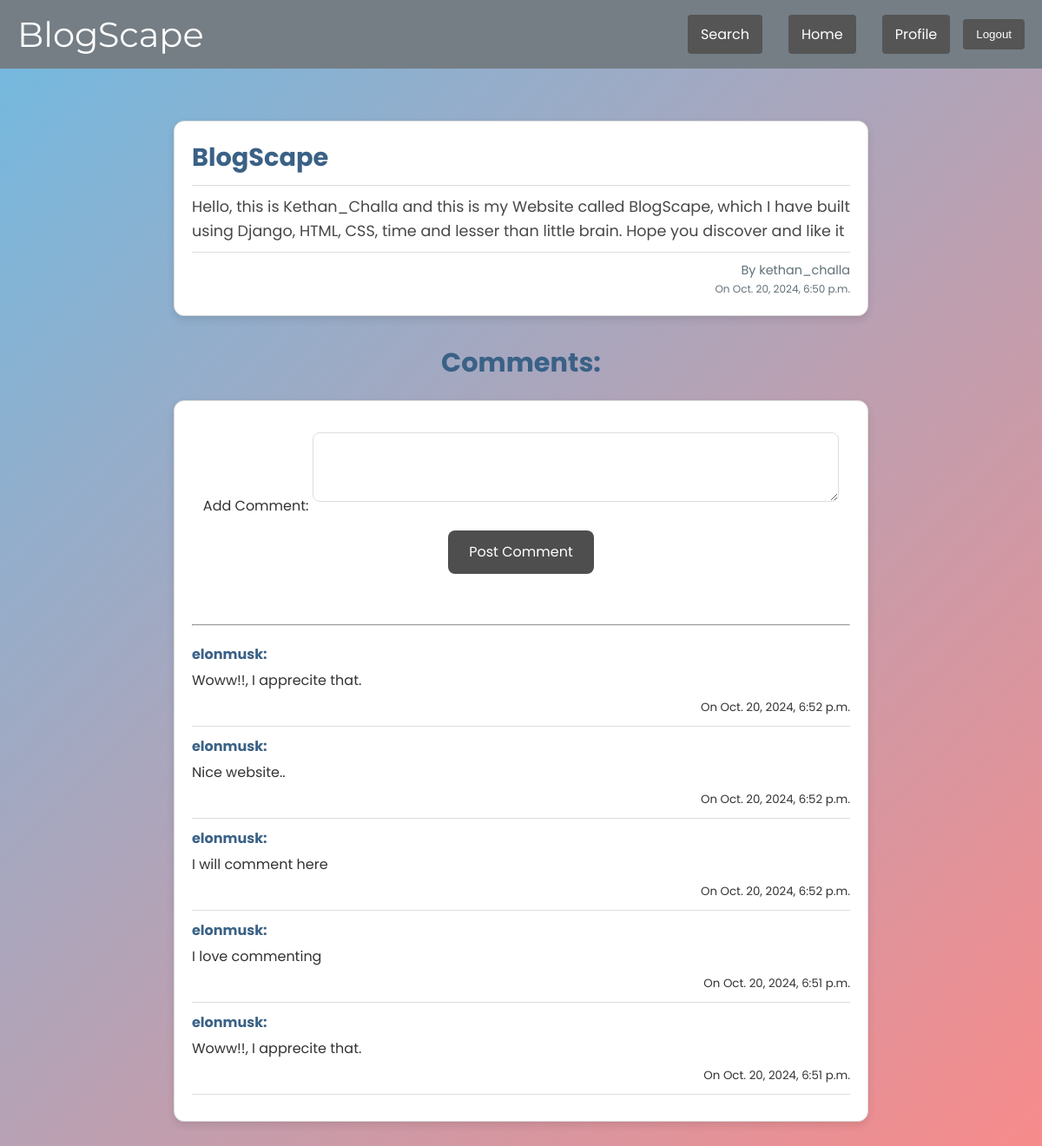
/blog/34/, run on the app's committed database.
### blogs/models.py (models this page shows, shortened)
class blog (models.Model) :
    title = models.CharField(max_length=100)
    content = models.TextField()
    author_name = models.ForeignKey(User, on_delete=models.CASCADE)
    time = models.DateTimeField(default=datetime.now)
    class Meta :
        ordering = ('-time', )

class comments ( models.Model ) :
    blog = models.ForeignKey(blog, on_delete=models.CASCADE, related_name="comments")
    author_name = models.ForeignKey(User, on_delete=models.CASCADE)
    Add_Comment = models.TextField()
    time = models.DateTimeField(default=datetime.now)
    class Meta :
        ordering = ('-time', )

### blogs/views.py (the view)
# urls.py: path('blog/<int:blog_id>/', blog_detail, name='BlogDetail'),
def blog_detail(request, blog_id):
    blog_now = get_object_or_404(blog, id=blog_id)
    comments = blog_now.comments.all()
    if (request.method == 'POST'):
        comments_form = commentForm(request.POST)
        if comments_form.is_valid():
            instance = comments_form.save(commit=False)
            instance.blog = blog_now
            instance.author_name = request.user
            instance.save()
            redirect('BlogDetail', blog_id=blog_id)
    else:
        comments_form = commentForm()
    context = {
        'blog' : blog_now,
        'comments' : comments,
        'comment_form' : comments_form
    }
    return render(request, 'blogs/detail.html', context)

### blogs/forms.py
class commentForm(forms.ModelForm):
    class Meta :
        model = comments
        fields = {'Add_Comment'}
        widgets = {
            'content': forms.Textarea(attrs={'rows': 2, 'placeholder': 'Write a comment...'})
        }

### templates/blogs/detail.html (shortened to what this page needs)
{% load static %}
<!DOCTYPE html>
<html lang="en">
<head>
    <link rel="stylesheet" href="{% static 'blogs/css/detail.css' %}">
</head>
<body>
    <nav class="navbar">
        <div class="navbar-brand">BlogScape</div>
        <ul class="navbar-menu">
            <li><a href="{% url 'SearchPage'%}" >Search</a></li>
            <li><a href="{% url 'BlogPage' %}">Home</a></li>
            <li><a href="{% url 'ProfilePage' request.user.username%}">Profile</a></li>
            <form action="{% url 'LogoutPage' %}" method="post">
                <button type="submit">Logout</button>
            </form>
        </ul>
    </nav>
    <div class="container">
        <div class="blogpost">
            <div class="title">
                <h2>{{ blog.title }}</h2>
            </div>
            <div class="content">
                {{ blog.content }}
            </div>
            <div class="other_details">
                By {{ blog.author_name }}<br>
                <small>On {{ blog.time }}</small><br>
            </div>
        </div>
        <h3 class="comments-heading">Comments:</h3>
        <div class="comments-section">
            <form method="POST" class="add-comment-form">
                {{ comment_form.as_p }}
                <button type="submit" class="submit-button">Post Comment</button>
                <br>
                <br>
                <br>
                <hr>
            </form>
            <div class="comments">
                {% for comment in comments %}
                <strong>{{ comment.author_name.username }}:</strong>
                <p>{{ comment.Add_Comment }}</p>
                <div class="comments_time">
                    <small>On {{ comment.time }}</small>
                </div>
                <hr>
                {% empty %}
                <p>No comments yet. Be the first to comment!</p>
                {% endfor %}
            </div>
        </div>
    </div>
</body>
</html>

### static/blogs/css/detail.css (style rules this page uses)
body { font-family: 'Poppins', sans-serif; margin: 0; padding: 0; background: linear-gradient(135deg, #71bae1, #f77878dc); color: #333; }
.navbar { display: flex; justify-content: space-between; align-items: center; background-color: #757e85; padding: 15px 20px; }
.navbar-brand { font-family: 'Montserrat', sans-serif; color: #fff; margin: 0px; font-size: 40px; }
.navbar-menu { list-style-type: none; margin: 0; padding: 0; display: flex; align-items: center; }
.navbar-menu li { margin: 0 15px; }
.navbar-menu a, .navbar-menu button { display: inline-block; background-color: #555; color: #fff; text-decoration: none; padding: 10px 15px; border: none; border-radius: 4px; transition: background-color 0.3s ease; transition: transform 0.3s ease; }
.navbar-menu button { cursor: pointer; }
.navbar-menu form { display: inline; }
.container { max-width: 800px; margin: 20px auto; padding: 20px; }
.blogpost { background-color: #fff; border: 1px solid #ddd; border-radius: 12px; margin: 20px auto; padding: 20px; box-shadow: 0 4px 10px rgba(0, 0, 0, 0.1); transition: box-shadow 0.3s ease; }
.blogpost .title { border-bottom: 1px solid #ddd; padding-bottom: 10px; margin-bottom: 10px; }
.blogpost .title h2 { margin: 0; font-size: 1.8em; color: #3a6186; }
.blogpost .content { font-size: 1.1em; line-height: 1.6; color: #494646; }
.blogpost .other_details { border-top: 1px solid #ddd; padding-top: 10px; margin-top: 10px; font-size: 0.9em; color: #617077; text-align: right; }
.add-comment-form { text-align: center; margin: 10px 0; }
.add-comment-form input, .add-comment-form textarea { width: 80%; padding: 10px; font-size: 0.9rem; border: 1px solid #ddd; border-radius: 8px; margin-bottom: 10px; box-sizing: border-box; }
.add-comment-form textarea { height: 80px; resize: vertical; }
.submit-button { font-family: 'Poppins', sans-serif; padding: 0.8rem 1.5rem; background-color: #4e4e4e; color: #fff; font-size: 1rem; border: none; border-radius: 8px; cursor: pointer; transition: background-color 0.3s ease, transform 0.3s ease; }
.comments-section { background-color: #fff; border: 1px solid #ddd; border-radius: 12px; padding: 20px; margin-top: 20px; box-shadow: 0 4px 10px rgba(0, 0, 0, 0.1); transition: box-shadow 0.3s ease; text-align: left; overflow: hidden; word-wrap: break-word; }
.comments-heading { text-align: center; font-size: 1.9em; color: #3a6186; margin-bottom: 20px; }
.comments { margin-top: 20px; }
.comments strong { display: block; color: #3a6186; margin-top: 10px; }
.comments p { margin: 5px 0; word-wrap: break-word; white-space: normal; overflow-wrap: break-word; }
.comments_time { text-align: right; }
.comments hr { border: 0; border-top: 1px solid #ddd; margin: 10px 0; }

### data on the page
blog: title "BlogScape", content "Hello, this is Kethan_Challa and this is my Website called BlogScape, which I have built using Django, HTML, CSS, time and lesser than little brain. Hope you discover and like it", author_name "kethan_challa", time "Oct. 20, 2024, 6:50 p.m."
comments: author_name.username "elonmusk", Add_Comment "Woww!!, I apprecite that.", time "Oct. 20, 2024, 6:52 p.m."
comments: author_name.username "elonmusk", Add_Comment "Nice website..", time "Oct. 20, 2024, 6:52 p.m."
comments: author_name.username "elonmusk", Add_Comment "I will comment here", time "Oct. 20, 2024, 6:52 p.m."
comments: author_name.username "elonmusk", Add_Comment "I love commenting", time "Oct. 20, 2024, 6:51 p.m."
comments: author_name.username "elonmusk", Add_Comment "Woww!!, I apprecite that.", time "Oct. 20, 2024, 6:51 p.m."
